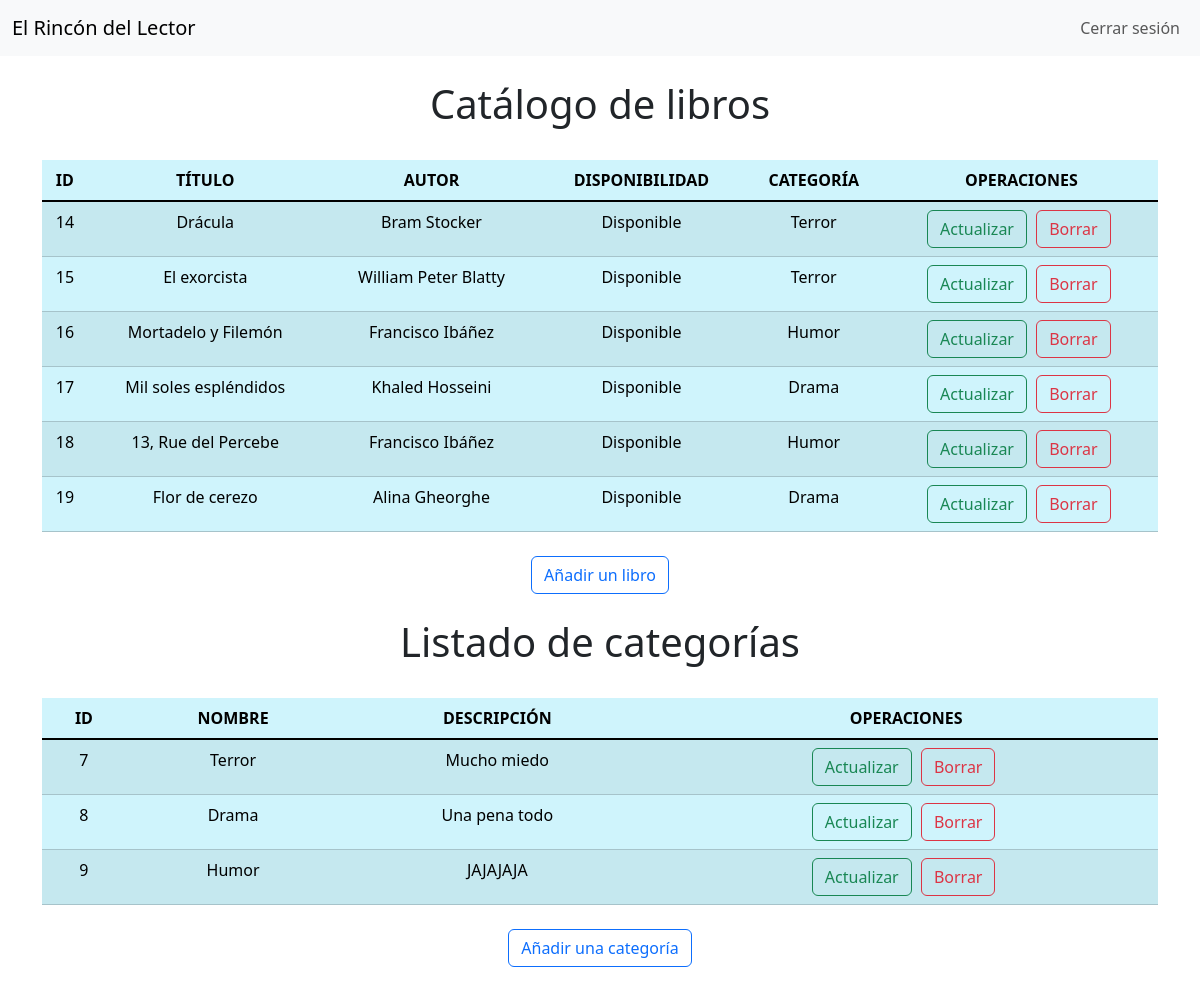
/catalogo/index/ (signed in), run on the app's committed database.
### catalogo/models.py (models this page shows, shortened)
class Libro(models.Model):
    titulo = models.CharField(max_length=100)
    autor = models.CharField(max_length=100)
    disponible = models.BooleanField(default=True)
    categoria = models.ForeignKey(Categoria, on_delete=models.CASCADE)

class Categoria (models.Model):
    nombre = models.CharField(max_length=100, unique=True)
    descripcion = models.TextField(null=True)
    def __str__(self):
        return f"{self.nombre}"

### catalogo/views.py (the view)
# urls.py: path('index/', v.index, name='catalogo.index'),
@login_required
def index(request):
    libros=Libro.objects.all()
    categorias=Categoria.objects.all()
    return render(request, 'catalogo/index.html', {'libros': libros, 'categorias': categorias})

### catalogo/templates/catalogo/index.html (shortened to what this page needs)
{% extends 'proyecto/layout.html' %}
{% block contenido %}
    <h1>Catálogo de libros</h1>
    {% if libros %}
        <table class="table table-info table-striped" style="margin:auto">
            <thead>
                <tr>
                    <th>ID</th>
                    <th>TÍTULO</th>
                    <th>AUTOR</th>
                    <th>DISPONIBILIDAD</th>
                    <th>CATEGORÍA</th>
                    <th>OPERACIONES</th>
                </tr>
            </thead>
            <tbody class="table-group-divider">
                {% for libro in libros %}
                    <tr>
                        <td>{{ libro.id }}</td>
                        <td>{{ libro.titulo }}</td>
                        <td>{{ libro.autor }}</td>
                        <td>{% if libro.disponible %}
                                Disponible
                            {% else %}
                                Alquilado
                            {% endif %}
                        </td>
                        <td>{{ libro.categoria }}</td>
                        <td style="width: fit-content;">
                            {% if libro.disponible %}
                                <a href="{% url 'libros.actualizar' libro.id %}"><button class="btn btn-outline-success" style="margin-right:5px">Actualizar</button></a>
                                <a href="{% url 'libros.borrar' libro.id %}"><button class="btn btn-outline-danger" style="margin-right:5px">Borrar</button></a>
                            {% else %}
                                -
                            {% endif %}
                        </td>
                    </tr>
                {% endfor %}
            </tbody>
        </table>
    {% else %}
        <p>El catálogo de libros está vacío.</p>
    {% endif %}
    <a href="{% url 'libros.crear' %}"><button class="btn btn-outline-primary">Añadir un libro</button></a>
    <h1>Listado de categorías</h1>
    {% if categorias %}
        <table class="table table-info table-striped" style="margin:auto">
            <thead>
                <tr>
                    <th>ID</th>
                    <th>NOMBRE</th>
                    <th>DESCRIPCIÓN</th>
                    <th>OPERACIONES</th>
                </tr>
            </thead>
            <tbody class="table-group-divider">
                {% for categoria in categorias %}
                    <tr>
                        <td>{{ categoria.id }}</td>
                        <td>{{ categoria.nombre }}</td>
                        <td>{{ categoria.descripcion }}</td>
                        <td style="width: fit-content;">
                            <a href="{% url 'categorias.actualizar' categoria.id %}"><button class="btn btn-outline-success" style="margin-right:5px">Actualizar</button></a>
                            <a href="{% url 'categorias.borrar' categoria.id %}"><button class="btn btn-outline-danger" style="margin-right:5px">Borrar</button></a>
                        </td>
                    </tr>
                {% endfor %}
            </tbody>
        </table>
    {% else %}
        <p>El listado de categorías está vacío.</p>
    {% endif %}
    <a href="{% url 'categorias.crear' %}"><button class="btn btn-outline-primary">Añadir una categoría</button></a>
{% endblock %}

### proyecto/templates/proyecto/layout.html (shortened to what this page needs)
{% load static %}
<!DOCTYPE html>
<html lang="en">
<head>
    <link href="https://cdn.jsdelivr.net/npm/bootstrap@5.3.2/dist/css/bootstrap.min.css" rel="stylesheet">
    <link rel="stylesheet" href="{% static 'css/footer.css' %}">
    <link rel="stylesheet" href="{% static 'css/formulario.css' %}">
</head>
<body>
    {% include 'proyecto/partials/nav.html' %}
    <div class="container text-center mt-4 mb-2 d-flex flex-column gap-4">
        {% block contenido %}{% endblock %}
    </div>
</body>
</html>

### proyecto/templates/proyecto/partials/nav.html (shortened to what this page needs)
<nav class="navbar navbar-expand-lg bg-body-tertiary">
  <div class="container-fluid">
    <a class="navbar-brand">El Rincón del Lector</a>
    <div class="collapse navbar-collapse" id="navbarNav" style="display:flex; justify-content:flex-end">
      <ul class="navbar-nav">
        <li class="nav-item">
          <a class="nav-link" href="{% url 'cuentas.logout' %}">Cerrar sesión</a>
        </li>
      </ul>
    </div>
  </div>
</nav>

### static/css/footer.css (style rules this page uses)
a { text-decoration: none; }

### data on the page
Libro: id "14", titulo "Drácula", autor "Bram Stocker", disponible "Disponible", categoria "Terror"
Libro: id "15", titulo "El exorcista", autor "William Peter Blatty", disponible "Disponible", categoria "Terror"
Libro: id "16", titulo "Mortadelo y Filemón", autor "Francisco Ibáñez", disponible "Disponible", categoria "Humor"
Libro: id "17", titulo "Mil soles espléndidos", autor "Khaled Hosseini", disponible "Disponible", categoria "Drama"
Libro: id "18", titulo "13, Rue del Percebe", autor "Francisco Ibáñez", disponible "Disponible", categoria "Humor"
Libro: id "19", titulo "Flor de cerezo", autor "Alina Gheorghe", disponible "Disponible", categoria "Drama"
Categoria: id "7", nombre "Terror", descripcion "Mucho miedo"
Categoria: id "8", nombre "Drama", descripcion "Una pena todo"
Categoria: id "9", nombre "Humor", descripcion "JAJAJAJA"
